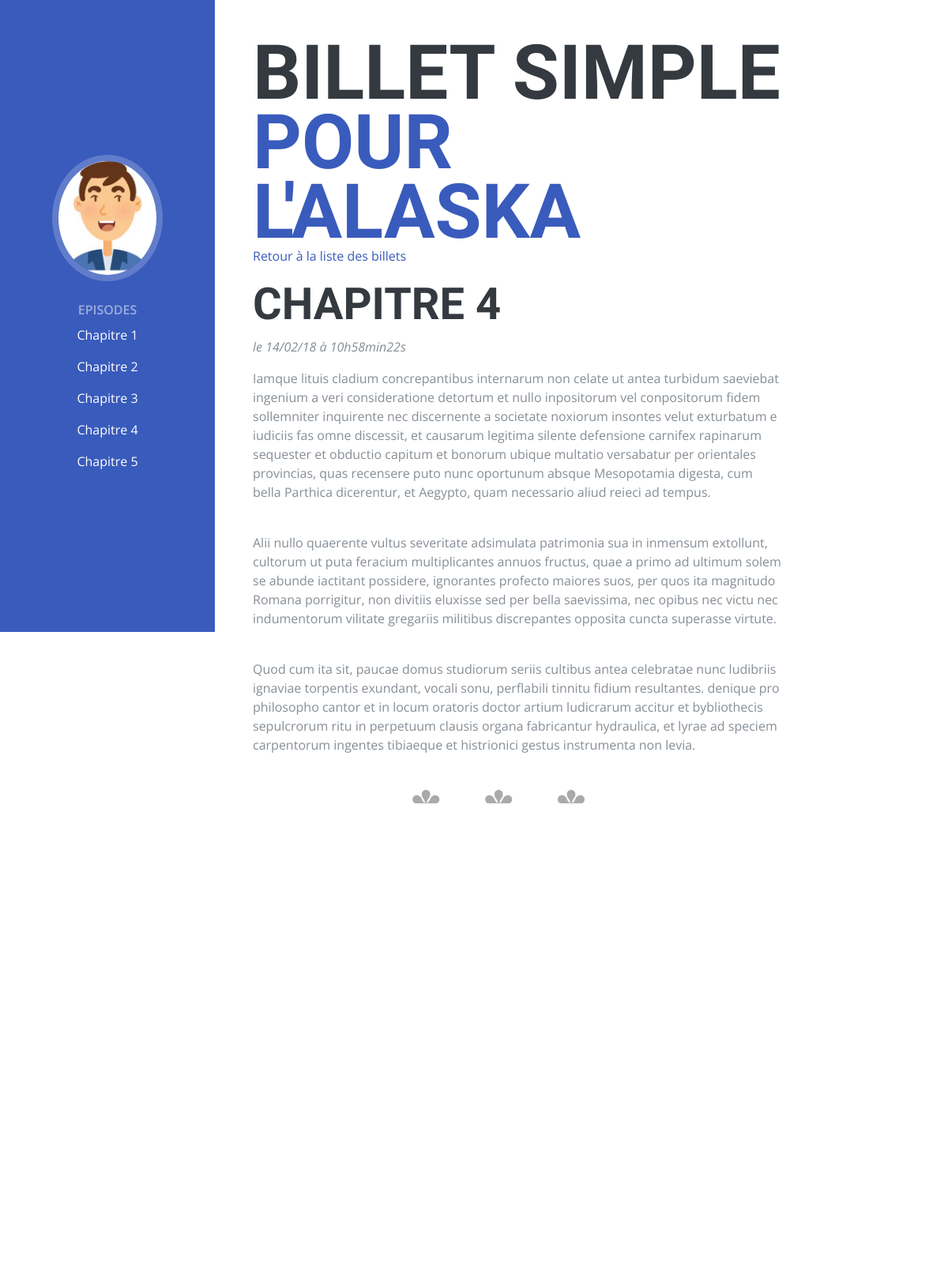
The page /index.php?action=post&id=26 on the database its author committed.
### tables this page shows
CREATE TABLE `posts` (
  `id` int(11) NOT NULL,
  `title` varchar(255) NOT NULL,
  `content` text NOT NULL,
  `author` varchar(255) NOT NULL DEFAULT 'Jean Forteroche',
  `datecreation` datetime NOT NULL DEFAULT CURRENT_TIMESTAMP
);

### controller/frontend.php (called while the page is built, shortened)
<?php
require_once('model/PostManager.php');
require_once('model/CommentManager.php');
function post() {
	$postManager = new PostManager();
	$commentManager = new CommentManager();
	$post = $postManager->getPost($_GET['id']);
	$posts = $postManager->getPosts();
	$comments = $commentManager->getComments($_GET['id']);
	require('view/frontend/postView.php');
}

### model/PostManager.php (called while the page is built, shortened)
<?php
class PostManager extends Manager {
	public function getPosts() {
		$db = $this->dbconnect();
		$req = $db->query('SELECT id, title, content, DATE_FORMAT(datecreation, \'%d/%m/%Y à %Hh%imin%ss\') AS date_creation_fr FROM posts ORDER BY title ASC LIMIT 0, 10');
		$posts = $req->fetchAll();
		return $posts;
	}
	public function getPost($postId) {
		$db = $this->dbconnect();
		$req = $db->prepare('SELECT id, title, content, DATE_FORMAT(datecreation, \'%d/%m/%y à %Hh%imin%ss\') AS date_creation_fr FROM posts WHERE id = ?');
		$req->execute(array($postId));
		$post = $req->fetch();
		return $post;
	}
}

### model/CommentManager.php (called while the page is built, shortened)
<?php
class CommentManager extends Manager {
	public function getComments($postId) {
		$db = $this->dbConnect();
		$comments = $db->prepare('SELECT id, post_id, author, comment, alert, DATE_FORMAT(comment_date, \'%d/%m/%y à %Hh%imin%ss\') AS comment_date_fr FROM comments WHERE post_id = ? AND alert <= 2 order by comment_date DESC');
		$comments->execute(array($postId));
		return $comments;
	}
}

### view/frontend/menu.php (the view, shortened to what this page needs)
  <nav class="navbar navbar-expand-lg navbar-dark bg-primary fixed-top" id="sideNav">
      <a class="navbar-brand js-scroll-trigger" href="index.php">
        <span class="d-none d-lg-block">
          <img class="img-fluid img-profile rounded-circle mx-auto mb-2" src="public/img/profile.jpg" alt="">
        </span>
      </a>
      <div class="collapse navbar-collapse" id="navbarSupportedContent">
        <ul class="navbar-nav">
          <li class="nav-item">
            <a class="nav-link js-scroll-trigger" href="index.php?action=listPosts">Episodes</a>
          </li>
          <li class="nav-item">
          	<?php
foreach ($posts as $data)
{
?>
      <p><a href="index.php?action=post&amp;id=<?= $data['id'] ?>" style = "color:white;"><?php echo htmlspecialchars($data['title']); ?></a></p>
    <?php
    }
      ?>
           </li>
        </ul>
      </div>
    </nav>

### view/frontend/postView.php (shortened to what this page needs)
<div class="container-fluid p-0">
      <section class="resume-section p-3 p-lg-5 d-flex d-column" id="about">
        <div class="my-auto">
          <h1 class="mb-0">Billet simple
            <span class="text-primary">pour l'Alaska</span>
          </h1>
<p><a href="index.php?action=listPosts">Retour à la liste des billets</a></p>
<div class="news">
	<h2>
		<?php echo htmlspecialchars($post['title']); ?>
	</h2>
		<em>le <?php echo $post['date_creation_fr']; ?></em>
	<p>
		<?php
		echo nl2br($post['content']);
		?>
	</p>
</div>
<h3>Commentaires</h3>
<?php
while ($comment = $comments->fetch())
{
?>
	<p><strong></strong> <a type="submit" class="btn-sm btn-danger button"  href="index.php?action=alertcom&amp;id=<?=$comment['id'] ?>" role="button"></a></p>
	<p><?= nl2br(htmlspecialchars($comment['comment'])) ?></p>
<?php
	}
?>
<h3>Ajouter un commentaire</h3>
<form action="index.php?action=addComment&amp;id=<?= $post['id'] ?>" method="POST">
	<div>
		<label for="author">Auteur</label><br />
		<input type="text" id="author" name="author">
	</div>
	<div>
		<label for="comment">Commentaire</label><br />
		<textarea id="comment" name="comment"></textarea>
	</div>
	<div>
		<input type="submit" name="envoyer" value="ok !">
	</div>
</form>
</div>
<?php require('template.php'); ?>

### public/css/styles.css (style rules this page uses)
.bg-primary { background-color: #395BBC!important; }
.text-primary { color: #395BBC !important; }
a { color: #395BBC; }
section { padding-left: 200px !important; padding-right: }

### rows shown on the page
posts: title "Chapitre 1"
posts: title "Chapitre 2"
posts: title "Chapitre 3"
posts: title "Chapitre 4", title "CHAPITRE 4", content "Iamque lituis cladium concrepantibus internarum non celate ut antea turbidum saeviebat ingenium a veri consideratione detortum et nullo inpositorum vel conpositorum fidem sollemniter inquirente nec discernente a societate noxiorum insontes velut exturbatum e iudiciis fas omne discessit, et causarum legitima silente defensione carnifex rapinarum sequester et obductio capitum et bonorum ubique multatio versabatur per orientales provincias, quas recensere puto nunc oportunum absque Mesopotamia digesta, cum bella Parthica dicerentur, et Aegypto, quam necessario aliud reieci ad tempus. Alii nullo quaerente vultus severitate adsimulata patrimonia sua in inmensum extollunt, cultorum ut puta…"
posts: title "Chapitre 5"

### other values the page prints
$post['date_creation_fr'] "14/02/18 à 10h58min22s"
